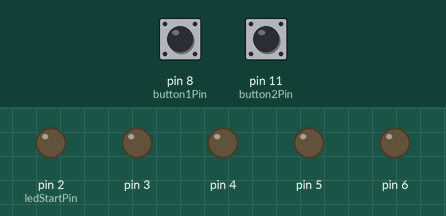
Simulated run of this sketch. Board: Arduino Uno, built with avr-gcc and run on an emulated ATmega328P. On the bench: output pins drawn as LEDs (lit = HIGH). Dashed ring = blinking. Inputs (shaded band) come from the test bench; at power-on: pin 8 (button1Pin) HIGH, pin 11 (button2Pin) HIGH.

Above: at 1.2 s.
1.3 s: pin 8 (button1Pin) pulled LOW for 0.15 s
At 1.45 s:
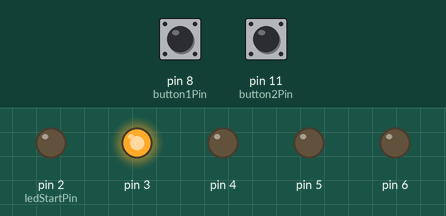
4.3 s: pin 11 (button2Pin) pulled LOW for 1 s
At 4.45 s:
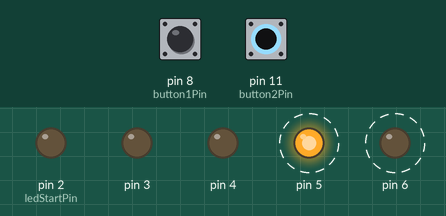
7.3 s: pin 11 (button2Pin) pulled LOW for 3.2 s
At 7.55 s:
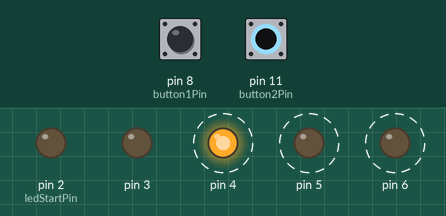
12.0 s: pin 8 (button1Pin) pulled LOW for 3.2 s
At 12.45 s:
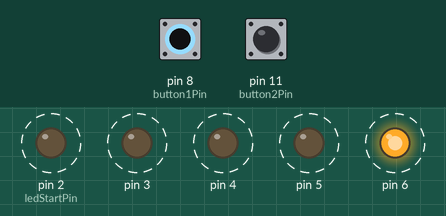
Timing chart, 0 to 17.0 s (numbered marks = the images above; inputs shaded):
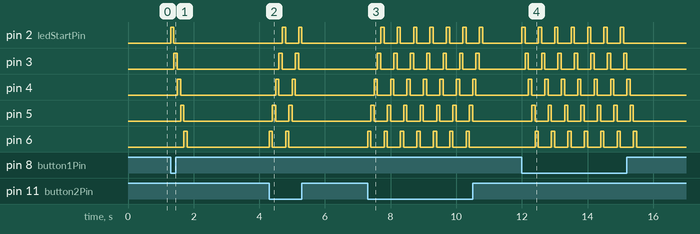

The sketch:

EXP_2.ino
```cpp
const int button1Pin = 8; // Pin for the first switch
const int button2Pin = 11; // Pin for the second switch

const int ledStartPin = 2; // Start pin for the LEDs
const int numLEDs = 5;     // Number of LEDs

void setup() {
  // Set the button pins as inputs
  pinMode(button1Pin, INPUT_PULLUP);
  pinMode(button2Pin, INPUT_PULLUP);

  // Set the LED pins as outputs
  for (int i = 0; i < numLEDs; i++) {
    pinMode(ledStartPin + i, OUTPUT);
  }
}

void loop() {
  // Check the state of the first switch
  if (digitalRead(button1Pin) == LOW) {
    runLEDsForward();
  }

  // Check the state of the second switch
  if (digitalRead(button2Pin) == LOW) {
    runLEDsBackward();
  }
}

void runLEDsForward() {
  for (int i = 0; i < numLEDs; i++) {
    digitalWrite(ledStartPin + i, HIGH);
    delay(100);
    digitalWrite(ledStartPin + i, LOW);
  }
}

void runLEDsBackward() {
  for (int i = numLEDs - 1; i >= 0; i--) {
    digitalWrite(ledStartPin + i, HIGH);
    delay(100);
    digitalWrite(ledStartPin + i, LOW);
  }
}
```

Measured:
- after the input at 1.3 s, pin 2 (ledStartPin): LOW → HIGH at once, → LOW 0.10 s later; pin 3: LOW → HIGH after 0.10 s, → LOW 0.10 s later; pin 4: LOW → HIGH after 0.20 s, → LOW 0.10 s later; pin 5: LOW → HIGH after 0.30 s, → LOW 0.10 s later; pin 6: LOW → HIGH after 0.40 s, → LOW 0.10 s later
- after the input at 4.3 s, pin 2 (ledStartPin): alternates HIGH for 0.10 s and LOW for 0.40 s, 4 changes in all, then stays LOW, starting after 0.40 s; pin 3: alternates HIGH for 0.10 s and LOW for 0.40 s, 4 changes in all, then stays LOW, starting after 0.30 s
- after the input at 7.3 s, pin 2 (ledStartPin): alternates HIGH for 0.10 s and LOW for 0.40 s, 14 changes in all, then stays LOW, starting after 0.40 s; pin 3: alternates HIGH for 0.10 s and LOW for 0.40 s, 14 changes in all, then stays LOW, starting after 0.30 s
- after the input at 12.0 s, pin 2 (ledStartPin): alternates HIGH for 0.10 s and LOW for 0.40 s, 14 changes in all, then stays LOW, starting at once; pin 3: alternates HIGH for 0.10 s and LOW for 0.40 s, 14 changes in all, then stays LOW, starting after 0.10 s
